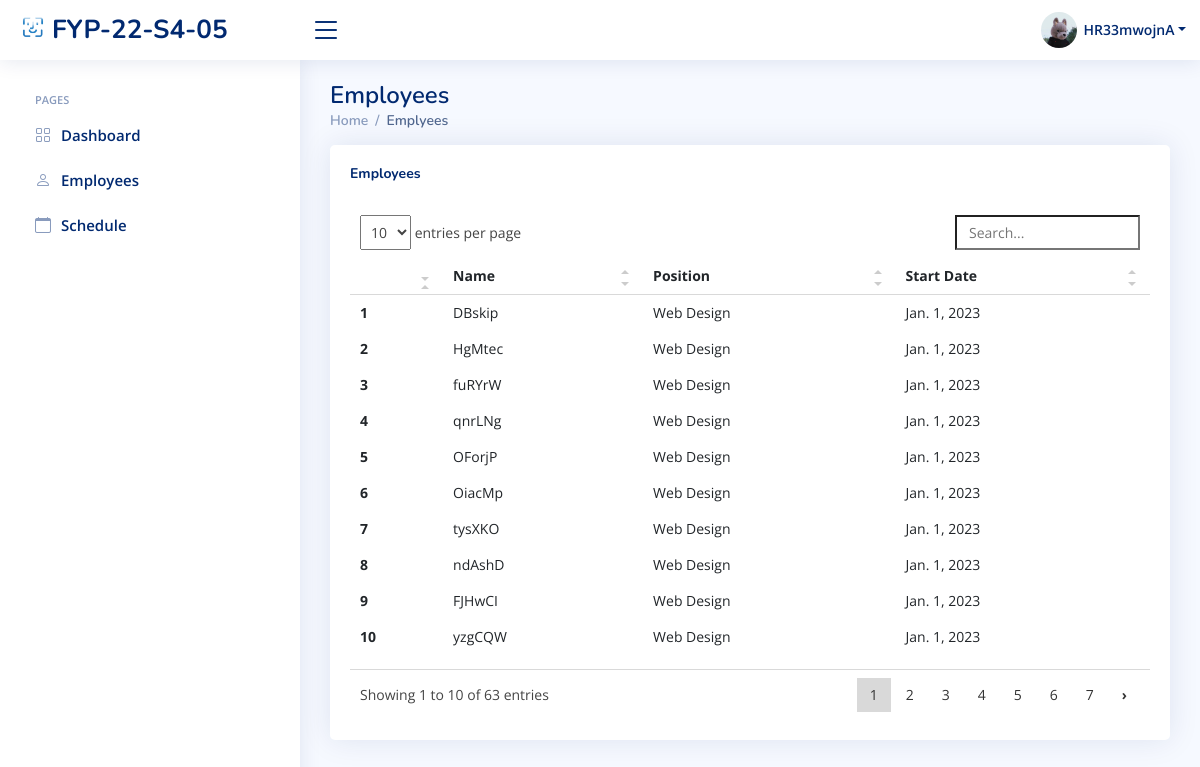
/HR/Employees/ (signed in), run on the app's committed database.
### index/models.py (models this page shows, shortened)
class Employee(models.Model):
	Employee_ID = models.IntegerField(primary_key=True)
	Full_Name = models.CharField(max_length=100)
	Job_Title = models.CharField(max_length=100)
	Phone_Number = models.CharField(max_length=100)
	salt = models.CharField(max_length=50, null=True)
	Email_Address = models.EmailField()
	Role = models.ForeignKey(Role, on_delete=models.CASCADE)
	Profile_Image = models.ImageField(null=True,blank=True, upload_to='profile_pics/')
	Password = models.CharField(max_length=256)
	Start_Date = models.DateField(auto_now_add=True)

### index/views/HR.py (the view)
# urls.py: path('HR/Employees/', HR.HR_EmployeePage, name='EmployeesPage'),
def HR_EmployeePage(request):
	currentEmployee = Employee.objects.get(Employee_ID=request.session['Employee_ID'])
	data = Employee.objects.all()
	context = {
		'Employee_ID' : currentEmployee.Employee_ID,
		'Job_Title' : currentEmployee.Job_Title,
		'Full_Name' : currentEmployee.Full_Name,
		'PFP': currentEmployee.Profile_Image.url,
		'data': data,
	}
	return render(request, 'HR/employees.html', context)

### templates/HR/employees.html (shortened to what this page needs)
{% extends "index/base.html" %}
{% load static %}
{% block content %}
{% include 'HR/HR_base.html'%}
<main id="main" class="main">
    <div class="pagetitle">
      <h1>Employees</h1>
      <nav>
        <ol class="breadcrumb">
          <li class="breadcrumb-item"><a href="{% url 'HR_home' %}">Home</a></li>
          <li class="breadcrumb-item active">Emplyees</li>
        </ol>
      </nav>
    </div>
    <section class="section">
      <div class="row">
        <div class="col-lg-12">
          <div class="card recent-sales overflow-auto">
            <div class="card-body">
              <div class="col-lg-12 align-items-center justify-content-center card-title">
                <h5 class="float-start"><b>Employees</b></h5>
                <br>
              </div>
              <table class="table table-borderless table-hover datatable">
                <thead>
                  <tr>
                    <th scope="col"></th>
                    <th scope="col">Name</th>
                    <th scope="col">Position</th>
                    <th scope="col">Start Date</th>
                  </tr>
                </thead>
                <tbody>
                  {% for d in data  %}
                  <tr class="tr" onclick='setGetParameter( "{{ d.Employee_ID}} ")'>
                    <th scope="row"> {{ forloop.counter }}</th>
                    <td>{{d.Full_Name}}</td>
                    <td>{{d.Job_Title}}</td>
                    <td>{{d.Start_Date}}</td>
                  </tr>
                   {% endfor %}
                </tbody>
              </table>
            </div>
          </div>
        </div>
      </div>
    </section>
  </main>
{% endblock content %}

### templates/HR/HR_base.html (shortened to what this page needs)
{% load static %}
  <header id="header" class="header fixed-top d-flex align-items-center">
    <div class="d-flex align-items-center justify-content-between">
      <a href="{% url 'HR_home' %}" class="logo d-flex align-items-center">
        <img src="{% static 'assets/img/logo.png' %}" alt="">
        <span class="d-none d-lg-block">FYP-22-S4-05</span>
      </a>
      <i class="bi bi-list toggle-sidebar-btn"></i>
    </div>
    <nav class="header-nav ms-auto">
      <ul class="d-flex align-items-center">
        <li class="nav-item dropdown pe-3">
          <a class="nav-link nav-profile d-flex align-items-center pe-0" href="{% url 'HR_Profile' %}" data-bs-toggle="dropdown">
            <img src="{{ PFP }}" alt="" class="rounded-circle">
            <span class="d-none d-md-block dropdown-toggle ps-2">{{ Full_Name }}</span>
          </a>
        </li>
      </ul>
    </nav>
  </header>
  <aside id="sidebar" class="sidebar">
    <ul class="sidebar-nav" id="sidebar-nav">
      <li class="nav-heading">Pages</li>
      <li class="nav-item">
        <a class="nav-link collapsed" href="{%  url 'HR_home' %}">
          <i class="bi bi-grid"></i>
          <span>Dashboard</span>
        </a>
      </li>
      <li class="nav-item">
        <a class="nav-link collapsed" href="{% url 'EmployeesPage' %}">
          <i class="bi bi-person"></i>
          <span>Employees</span>
        </a>
      </li>
      <li class="nav-item">
        <a class="nav-link collapsed" href="{% url 'View_Schedule' %}">
          <i class="bi bi-calendar"></i>
          <span>Schedule</span>
        </a>
      </li>
  </aside>

### static/assets/css/style.css (style rules this page uses)
:root { scroll-behavior: smooth; }
body { font-family: "Open Sans", sans-serif; background: #f6f9ff; color: #444444; }
a { color: #4154f1; text-decoration: none; }
h1, h2, h3, h4, h5, h6 { font-family: "Nunito", sans-serif; }
#main { margin-top: 60px; padding: 20px 30px; transition: all 0.3s; }
.pagetitle { margin-bottom: 10px; }
.pagetitle h1 { font-size: 24px; margin-bottom: 0; font-weight: 600; color: #012970; }
.card { margin-bottom: 30px; border: none; border-radius: 5px; box-shadow: 0px 0 30px rgba(1, 41, 112, 0.1); }
.card-title { padding: 20px 0 15px 0; font-size: 18px; font-weight: 500; color: #012970; font-family: "Poppins", sans-serif; }
.card-body { padding: 0 20px 20px 20px; }
.breadcrumb { font-size: 14px; font-family: "Nunito", sans-serif; color: #899bbd; font-weight: 600; }
.breadcrumb a { color: #899bbd; transition: 0.3s; }
.breadcrumb .breadcrumb-item::before { color: #899bbd; }
.breadcrumb .active { color: #51678f; font-weight: 600; }
.logo { line-height: 1; }
@media (min-width: 1200px) { .logo { width: 280px; } }
.logo img { max-height: 26px; margin-right: 6px; }
.logo span { font-size: 26px; font-weight: 700; color: #012970; font-family: "Nunito", sans-serif; }
.header { transition: all 0.5s; z-index: 997; height: 60px; box-shadow: 0px 2px 20px rgba(1, 41, 112, 0.1); background-color: #fff; padding-left: 20px; }
.header .toggle-sidebar-btn { font-size: 32px; padding-left: 10px; cursor: pointer; color: #012970; }
.header-nav ul { list-style: none; }
.header-nav>ul { margin: 0; padding: 0; }
.header-nav .nav-profile { color: #012970; }
.header-nav .nav-profile img { max-height: 36px; }
.header-nav .nav-profile span { font-size: 14px; font-weight: 600; }
.sidebar { position: fixed; top: 60px; left: 0; bottom: 0; width: 300px; z-index: 996; transition: all 0.3s; padding: 20px; overflow-y: auto; scrollbar-width: thin; scrollbar-color: #aab7cf transparent; box-shadow: 0px 0px 20px rgba(1, 41, 112, 0.1); background-color: #fff; }
@media (min-width: 1200px) { #main, #footer { margin-left: 300px; } }
.sidebar-nav { padding: 0; margin: 0; list-style: none; }
.sidebar-nav li { padding: 0; margin: 0; list-style: none; }
.sidebar-nav .nav-item { margin-bottom: 5px; }
.sidebar-nav .nav-heading { font-size: 11px; text-transform: uppercase; color: #899bbd; font-weight: 600; margin: 10px 0 5px 15px; }
.sidebar-nav .nav-link { display: flex; align-items: center; font-size: 15px; font-weight: 600; color: #4154f1; transition: 0.3; background: #f6f9ff; padding: 10px 15px; border-radius: 4px; }
.sidebar-nav .nav-link i { font-size: 16px; margin-right: 10px; color: #4154f1; }
.sidebar-nav .nav-link.collapsed { color: #012970; background: #fff; }
.sidebar-nav .nav-link.collapsed i { color: #899bbd; }

### data on the page
Employee: Full_Name "HR33mwojnA"
Employee: Full_Name "DBskip", Job_Title "Web Design", Start_Date "Jan. 1, 2023"
Employee: Full_Name "HgMtec", Job_Title "Web Design", Start_Date "Jan. 1, 2023"
Employee: Full_Name "fuRYrW", Job_Title "Web Design", Start_Date "Jan. 1, 2023"
Employee: Full_Name "qnrLNg", Job_Title "Web Design", Start_Date "Jan. 1, 2023"
Employee: Full_Name "OForjP", Job_Title "Web Design", Start_Date "Jan. 1, 2023"
Employee: Full_Name "OiacMp", Job_Title "Web Design", Start_Date "Jan. 1, 2023"
Employee: Full_Name "tysXKO", Job_Title "Web Design", Start_Date "Jan. 1, 2023"
Employee: Full_Name "ndAshD", Job_Title "Web Design", Start_Date "Jan. 1, 2023"
Employee: Full_Name "FJHwCI", Job_Title "Web Design", Start_Date "Jan. 1, 2023"
Employee: Full_Name "yzgCQW", Job_Title "Web Design", Start_Date "Jan. 1, 2023"
